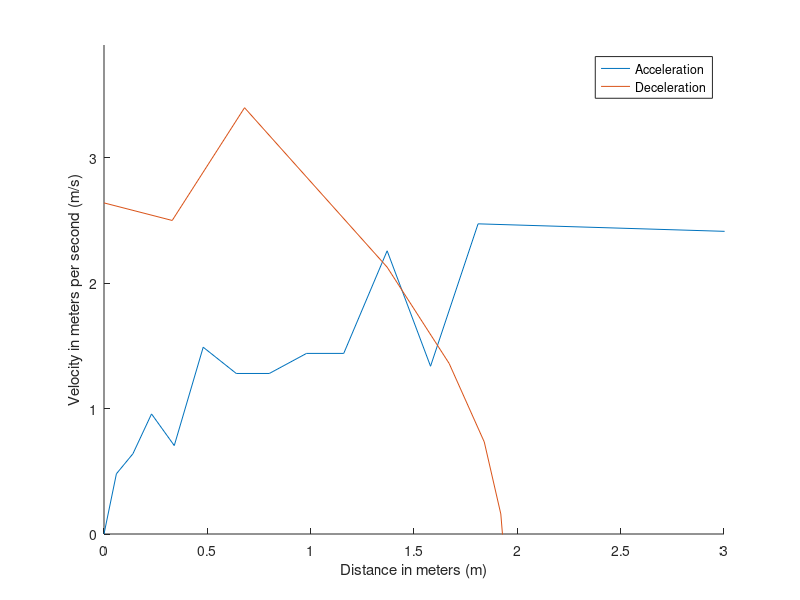

Source code (MATLAB): (Note: this script raises an error after producing the figure.)
%%%% CLEAR AND LOAD MEASUREMENTS %%%%%
clear all;
load ('data_f_test.mat');

data_t_a = data_a_165;
data_t_d = data_d_135;
%%%% REMOVE INCORRECT AND/OR NOT NEEDED MEASUREMENTS %%%%%
i=2;j=2;k=2;
while(i<size(data_t_a,1)) % incorrecte metingen weggooien
    if(data_t_a(i,4)==999 && data_t_a(i,3) == 999)
        data_t_a = [data_t_a(1:i-1,1:end); data_t_a(i+1:end,1:end)];
    elseif(data_t_a(i,4)==999)
        data_t_a(i,4)=data_t_a(i,3);
    elseif(data_t_a(i,3)==999)
        data_t_a(i,3)=data_t_a(i,4);   
    else
        i=i+1;
    end
end

while(k<size(data_t_a,1))
    if (data_t_a(k,2) < 150)
        data_t_a = data_t_a(1:k-1,1:end);
        break;
    end
    k = k+1;  
end

while(j<size(data_t_d,1)) 
    if(data_t_d(j,4) == 999 && data_t_d(j,3) == 999)
        data_t_d = [data_t_d(1:j-1,1:end); data_t_d(j+1:end,1:end)];
        j= j-1;
    elseif(data_t_d(j,4) == 999)
        data_t_d(j,4) = data_t_d(j,3);
    elseif(data_t_d(j,3) == 999)
        data_t_d(j,3) = data_t_d(j,4);   
    end
j=j+1;
end

%%%%%%%%%%%%%%%%%%%%%%%%%%%%%%%%%%%%%%%%%%%%%%%%%%%%%%%%%%%%%%%%%%%%%%%%%%%

%%%%% DISTANCES, TIMES and VELOCITIES %%%%%
Afstand_links_a     = abs(data_t_a(1:end,3)-data_t_a(1,3)); %afstand van 0 laten lopen
Afstand_rechts_a    = abs(data_t_a(1:end,4)-data_t_a(1,4));
    
Afstand = (Afstand_rechts_a /100); %Afstand in meters
Time_a  = data_t_a(1:end,7); %tijd vanaf zelfde moment metingen
V       = diff(Afstand)./diff(Time_a);
V = [0;V]; % begin with zero and append last value
Afstand(end) = 20;


Time_a  = [0;Time_a];
data_t_d            = data_t_d(1:end,1:end);
distance_left_d     = abs(data_t_d(1:end,3)-data_t_d(1,3));
distance_right_d    = abs(data_t_d(1:end,4)-data_t_d(1,4));

distance_d  = (distance_right_d / 100);         % Distance in meters
time_d      = data_t_d(1:end,7);
velocity_d  = diff(distance_d)./diff(time_d);   % Derivative
velocity_d  = [velocity_d];
time_d      = [0;time_d];
%%%%%%%%%%%%%%%%%%%%%%%%%%%%%%%%%%%%%%%%%%%%%%%%%%%%%%%%%%%%%%%%%%%%%%%%%%%

%%%%% FIGURES %%%%%
figure
hold on
max_v = max(max(velocity_d), max(V));
ylim([0 max_v+0.5]);
xlim([0 3]);
plot(Afstand,V);
plot(distance_d(1:end-1),velocity_d);
legend('Acceleration','Deceleration');
xlabel('Distance in meters (m)');
ylabel('Velocity in meters per second (m/s)');

%%%%% CALCULATE INTERSECTION %%%%%

[i_d,i_v] = polyxpoly(Afstand,V,distance_d(1:end-1),velocity_d);
